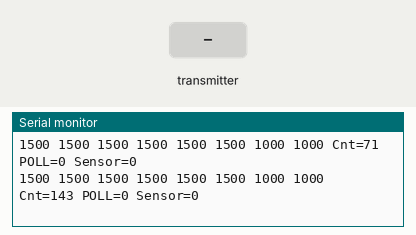
A sketch run on a simulated ESP32. On the bench: the last lines printed to the serial monitor. Inputs (shaded band) come from the test bench.

Above: at 1.3 s.
1.4 s: the transmitter starts sending readChannel.0 = 1000
At 1.9 s:
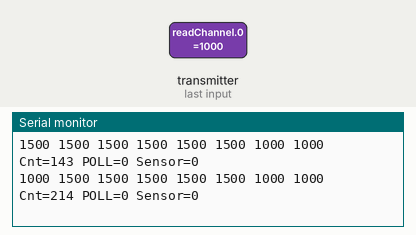
2.9 s: the transmitter starts sending readChannel.1 = 1000
At 3.3 s:
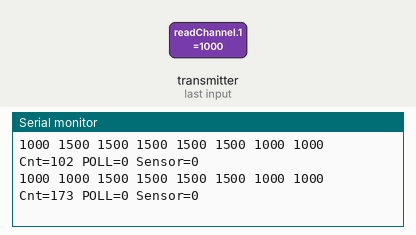
4.4 s: the transmitter starts sending readChannel.2 = 1000
At 4.9 s:
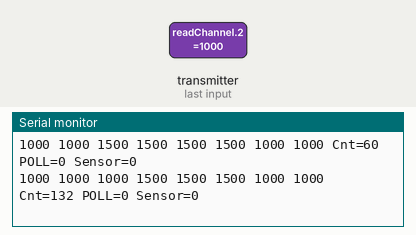
5.9 s: the transmitter starts sending readChannel.3 = 1000
At 6.4 s:
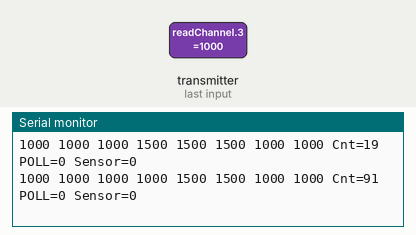
7.4 s: the transmitter starts sending readChannel.4 = 1000
At 7.9 s:
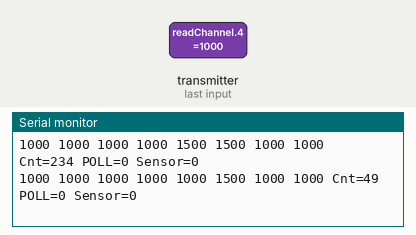
8.9 s: the transmitter starts sending readChannel.5 = 1000
At 9.4 s:
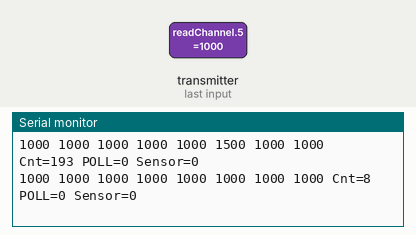

The sketch:

sbus_test.ino
```cpp
#include <IBusBM.h>

/*
  Monitor iBUS signals and show output on the serial monitor for receivers with a single ibus pin
  such as the Flysky FS-iA8X (from specs, not tested yet). The TGY-IA6C also has
  one iBUS pin but only supports servo control signals and does not support external telemetry sensors.

  Requires Arduino board with multiple UARTs (such as ATMEGA 2560, Micro or ESP32)
  - serial0 - monitor output (debug output to PC, this is through the build-in USB)
  - serial1 - connected to the ibus receiver pin

  Hardware connections to setup/test if you have a receiver with 1 ibus pins:
  1. Only connect the serial1 (RX1) pin to the ibus pin of the receiver
     --> you should see the servo values on screen
  2. Connect the serial1 (TX1) pin also to the RX1/ibus connection using an 1.2k Ohm reistor or 1N4148 diode
     (cathode=white ring of the diode at the side of TX2)
     --> dummy sensor data should be sent back to the receiver (cnt_sensor also changes value)

  sensor types defined in IBusBM.h:

  #define IBUSS_INTV 0 // Internal voltage (in 0.01)
  #define IBUSS_TEMP 1 // Temperature (in 0.1 degrees, where 0=-40'C)
  #define IBUSS_RPM  2 // RPM
  #define IBUSS_EXTV 3 // External voltage (in 0.1V)

*/

IBusBM IBus;

void setup() {
  // initialize serial port for debug
  Serial.begin(115200);

  // iBUS connected to serial1
  IBus.begin(Serial1);
  // The default RX/TX pins for Serial1 on ESP32 boards are pins 9/10 and they are often not
  // exposed on the printed circuit board. You can use Serial2 (for which the pins are often available) or
  // you can change the pin number by replacing the line above with:
  // IBusServo.begin(Serial1, 1, 21, 22);

  Serial.println("Start iBUS monitor");

  // adding 2 sensors
  IBus.addSensor(IBUSS_RPM);
  IBus.addSensor(IBUSS_TEMP);
}


#define TEMPBASE 400    // base value for 0'C

// sensor values
uint16_t speed=0;
uint16_t temp=TEMPBASE+200; // start at 20'C

void loop() {
  // show first 8 servo channels
  for (int i=0; i<8 ; i++) {
    Serial.print(IBus.readChannel(i));
    Serial.print(" ");
  }
  Serial.print("Cnt=");
  Serial.print(IBus.cnt_rec); // count of how many times servo values have been updated
  Serial.print(" POLL=");
  Serial.print(IBus.cnt_poll); // count of polling for sensor existance
  Serial.print(" Sensor=");
  Serial.println(IBus.cnt_sensor); // count of polling for sensor value

  IBus.setSensorMeasurement(1,speed);
  speed += 10;                           // increase motor speed by 10 RPM
  IBus.setSensorMeasurement(2,temp++); // increase temperature by 0.1 'C every loop
  delay(500);
}
```

Measured:
- after the input at 1.4 s, the serial monitor: prints a new line after 0.10 s (image 1)
- after the input at 2.9 s, the serial monitor: prints a new line after 0.11 s (image 2)
- after the input at 4.4 s, the serial monitor: prints a new line after 0.11 s (image 3)
- after the input at 5.9 s, the serial monitor: prints a new line after 0.11 s (image 4)
- after the input at 7.4 s, the serial monitor: prints a new line after 0.12 s (image 5)
- after the input at 8.9 s, the serial monitor: prints a new line after 0.12 s (image 6)
